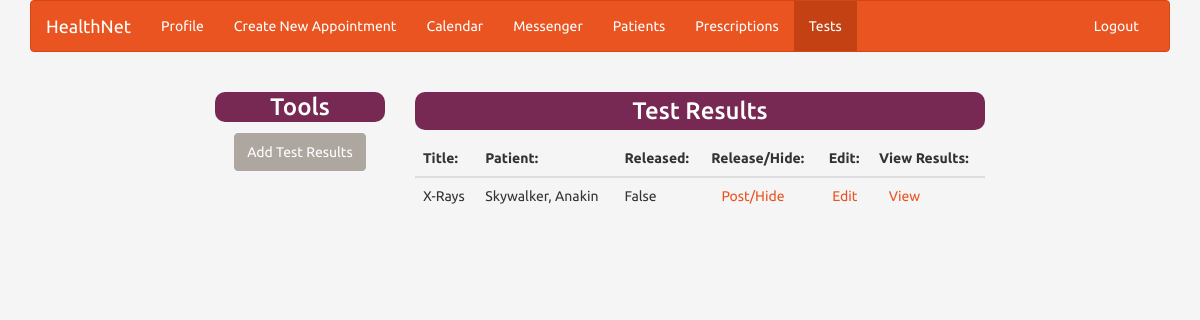
The page /viewtests/ (signed in) on the database its author committed.
### meditems/models.py (models this page shows, shortened)
class Test(models.Model):
    patient = models.ForeignKey("account.Patient")
    name = models.CharField(max_length=20, blank=True)
    comments = models.TextField(max_length=280, blank=True)
    doc = models.ForeignKey("account.Doctor", null=True, blank=True)
    released = models.BooleanField(default=False)
    file = models.FileField(null=True, blank=True)

### account/models.py (models this page shows, shortened)
class Patient(models.Model):
    profile = models.ForeignKey(Profile, on_delete=models.CASCADE)
    doctor = models.ForeignKey(Doctor, blank=True, null=True)
    hospital_preferred = models.ForeignKey(Hospital, null=True, blank=True)
    insurance_id = models.CharField(max_length=10, blank=True, null=True)
    height = models.CharField(max_length=5, blank=True, null=True)
    weight = models.CharField(max_length=5, blank=True, null=True)
    age = models.CharField(max_length=3, null=True, blank=True)
    allergies = models.CharField(max_length=50, null=True, blank=True)
    CHOICES = (("YES","YES"),("NO","NO"))
    isAdmitted = models.CharField(max_length=3, null=True, blank=True, choices=CHOICES)
    def __str__(self):
        return self.profile.user.last_name + ", " + self.profile.user.first_name

class Profile(models.Model):
    user = models.ForeignKey(User, on_delete=models.CASCADE)
    streetAddress = models.CharField(max_length=30, blank=True, null=True)
    town = models.CharField(max_length=30, blank=True, null=True)
    zipCode = models.CharField(max_length=5, null=True, blank=True)
    state = models.CharField(max_length=10, blank=True, null=True)
    phoneNumber = models.CharField(max_length=13, null=True, blank=True)
    hospital_assignment = models.ForeignKey(Hospital, null=True, blank=True)

### meditems/views.py (the view)
# urls.py: url(r'^viewtests/',meditems.views.view_tests, name="viewtests"),
def view_tests(request):
    if request.user.is_authenticated:
        user_id = request.user.id
        userType = ""
        """
        sets user type for the rendered page so only content for the specific user type is displayed
        """
        isPatient = (Patient.objects.filter(profile__user_id=user_id).count() == 1)
        isDoctor = (Doctor.objects.filter(profile__user_id=user_id).count() == 1)
        isNurse = (Nurse.objects.filter(profile__user_id=user_id).count() == 1)
        tests = None
        if isPatient:
            userType = "Patient"
            tests = Test.objects.filter(patient=Patient.objects.filter(profile__user_id=user_id)[0])
        elif isDoctor:
            userType = "Doctor"
            tests = Test.objects.filter(doc=Doctor.objects.filter(profile__user_id=user_id)[0])
        elif isNurse:
            userType = "Nurse"
            nurse = Nurse.objects.filter(profile__user_id=user_id)[0]
            tests = Test.objects.filter(
                patient__profile__hospital_assignment=nurse.profile.hospital_assignment)
        user = Profile.objects.filter(user_id=user_id)[0]
        return render(request, "meditems/viewtests.html", {"usertype": userType, "tests": tests, "user": user})

### meditems/templates/meditems/viewtests.html (shortened to what this page needs)
{% include "navbar.html" %}
{% block content %}
    <body style="background-color: whitesmoke">
    {% if usertype == "Doctor" %}
        <div class="container-fluid col-md-2 col-md-offset-2 text-center">
            <h3 class="text-center" style="color: white; background-color: #772953; border-radius: 10px;
            padding-top: 1%; padding-bottom: 1%;">
                Tools</h3>
            <a href="/newtest">
                <button class="btn btn-default text-center " style="margin-top: 1%; float: inherit;">Add Test Results
                </button>
            </a>
        </div>
        <div class="container-fluid col-md-6">
            <h3 class="text-center" style="color: white; background-color: #772953; border-radius: 10px;
            padding-top: 1%; padding-bottom: 1%;">
                Test Results</h3>
            <table class="table table-hover table-smoke-background">
                <thead>
                <tr>
                    <th>Title:</th>
                    <th>Patient:</th>
                    <th>Released:</th>
                    <th>Release/Hide:</th>
                    <th>Edit:</th>
                    <th>View Results:</th>
                </tr>
                </thead>
                <tbody>
                {% for test in tests %}
                    <tr>
                        <td>{{ test.name }}</td>
                        <td>{{ test.patient }}</td>
                        <td>{{ test.released }}</td>
                        <td><a style="margin-top: 1%; float: inherit; margin-left: 10%;"
                               href="/switch_posted/{{ test.id }}">Post/Hide</a></td>
                        <td><a style="margin-top: 1%; float: inherit; margin-left: 10%;"
                               href="/edit_test/{{ test.id }}">Edit</a></td>
                        {% if test.file %}
                            <td><a style="margin-top: 1%; float: inherit; margin-left: 10%;"
                                   href="{{ test.file.url }}">View</a></td>
                        {% else %}
                            <td>No File</td>
                        {% endif %}
                    </tr>
                {% endfor %}
                </tbody>
            </table>
        </div>
    {% endif %}
    </body>
{% endblock %}

### rows shown on the page
Test: name "X-Rays", patient "Skywalker, Anakin", released "False"
